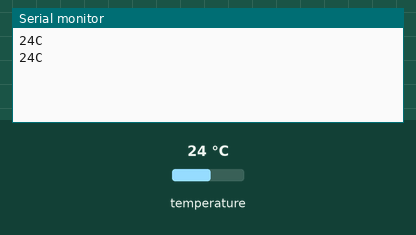
A sketch run on a simulated Arduino Uno, built with avr-gcc and run on an emulated ATmega328P. Parts: the last lines printed to the serial monitor. The test bench sets the inputs (shaded band); at power-on: temperature 24 °C.

Above: at 3.3 s.
3.4 s: temperature set to 12 °C
At 5.4 s:
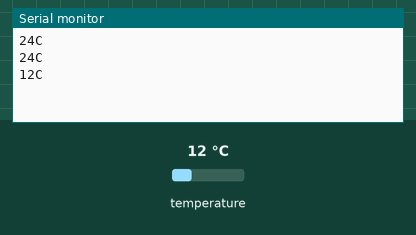
5.9 s: temperature set to 19 °C
At 6.6 s:
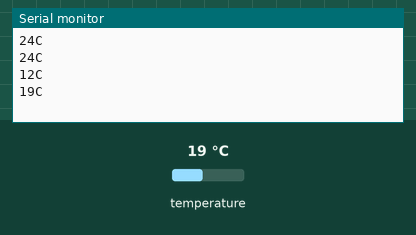
Timing chart, 0 to 8.9 s (numbered marks = the images above; inputs shaded):
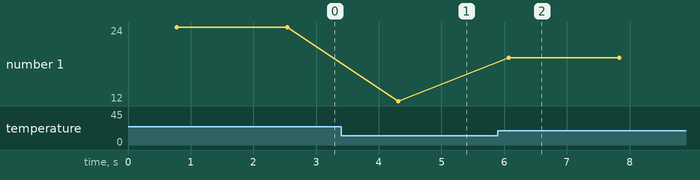

The sketch:

ArduinoBeerControl.ino
```cpp
#include "OneWire.h"
#include "DallasTemperature.h"

OneWire oneWire(4);
DallasTemperature ds(&oneWire);

void setup() {
  Serial.begin(9600);  // définition de l'ouverture du port série
  ds.begin();          // sonde activée
}

void loop() {
  ds.requestTemperatures();
  int t = ds.getTempCByIndex(0);

  Serial.print(t);
  Serial.println( "C");

  delay(1000);
}
```

Measured:
- after the input at 3.4 s, the serial monitor: prints a new line after 0.91 s (image 1)
- after the input at 5.9 s, the serial monitor: prints a new line after 0.17 s (image 2)
- plotted number 1: 24 → 12 after the input at 3.4 s, 12 → 19 after the input at 5.9 s
